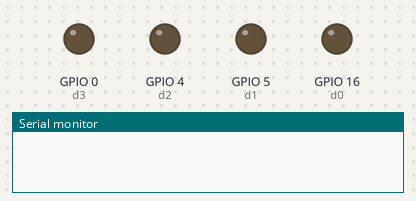
The sketch below on a simulated ESP8266 (NodeMCU). Shown: output pins drawn as LEDs (lit = HIGH), the last lines printed to the serial monitor. A WiFi scan finds three made-up networks.

Above: at 0.0 s.
At 20.3 s:
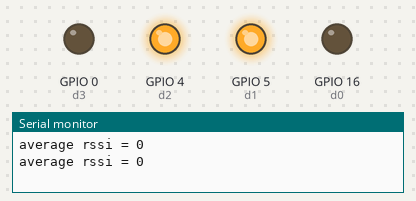
At 35.6 s:
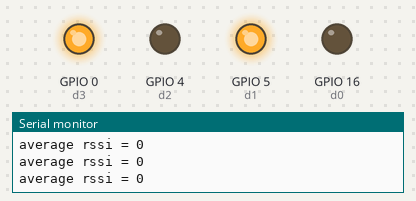
At 40.6 s:
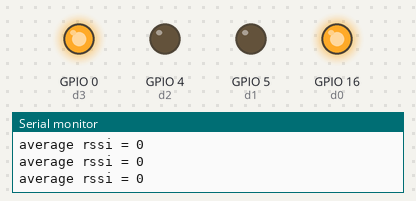
At 41.4 s:
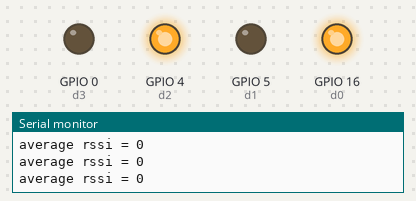
Timing chart, 0 to 47.8 s (numbered marks = the images above):
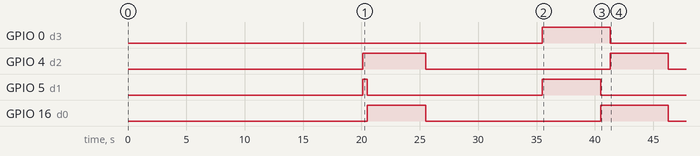

The sketch:

sketch_sep21b.ino
```cpp
//complted program
#include "ESP8266WiFi.h"
int d0 = 16;
int d1 = 5;
int d2 = 4;
int d3 = 0;
int prevrssi = 0;
int rssi = 0;
int i;
int fdelay(5000);
int tdelay(400);
void Forward()
{
  digitalWrite(d0, HIGH); //left motor
  digitalWrite(d1, LOW);
  digitalWrite(d2, HIGH); //right motor
  digitalWrite(d3, LOW);
}
void Reverse()
{
  digitalWrite(d0, LOW);
  digitalWrite(d1, HIGH);
  digitalWrite(d2, LOW);
  digitalWrite(d3, HIGH);
}
void Left()
{
  digitalWrite(d0, LOW);
  digitalWrite(d1, HIGH);
  digitalWrite(d2, HIGH);
  digitalWrite(d3, LOW);
}
void Right()
{
  digitalWrite(d0, HIGH);
  digitalWrite(d1, LOW);
  digitalWrite(d2, LOW);
  digitalWrite(d3, HIGH);
}
void Stop()
{
  digitalWrite(d0, LOW);
  digitalWrite(d1, LOW);
  digitalWrite(d2, LOW);
  digitalWrite(d3, LOW);
}
void updaterssi()
{
  prevrssi = rssi;
  rssi=0;
  for (int j = 1; j <= 5; j++)
 {
    int n = WiFi.scanNetworks();
    for (int i = 0; i < n; ++i)
    {
      if (WiFi.SSID(i) == "wififollower")
      {
        int y = WiFi.RSSI(i);
        rssi+=y;
      }
    }
 }
  rssi=rssi/5;
  Serial.print("average rssi = ");
  Serial.println(rssi);

}
void setup()
{
  pinMode(d0, OUTPUT);
  pinMode(d1, OUTPUT);
  pinMode(d2, OUTPUT);
  pinMode(d3, OUTPUT);
  Serial.begin(115200);
  WiFi.mode(WIFI_STA);
  WiFi.disconnect();
  delay(100);
  updaterssi();
}
void loop()
{
  updaterssi();
  if((rssi>=(-45)) && (rssi<=(-40)))
  {
    Stop();
  }
  else if(prevrssi<rssi)
  {
    Forward();
  delay(fdelay);
  }
  else
  {
      Left();
      delay(tdelay);
      Forward();
      delay(fdelay);
      Stop();
      updaterssi();
      if (prevrssi<rssi)
      {
        Forward();
        delay(fdelay);
        loop();
      }
      else
      {
        Reverse();
        delay(fdelay);
        Right();
        delay(tdelay);
      }
      Right();
      delay(tdelay);
      Forward();
      delay(fdelay);
      Stop();
      updaterssi();
      if (prevrssi<rssi)
      {
        Forward();
        delay(fdelay);
        loop();
      }
      else
      {
        Reverse();
        delay(fdelay);
        Left();
        delay(tdelay);
      }
      Reverse();
      delay(fdelay);
      Stop();
      updaterssi();
      if (prevrssi<rssi)
      {
        Reverse();
        delay(fdelay);
      }
      else
        Stop();
  }
}
```

Measured:
- by itself, GPIO 0 (d3): LOW → HIGH at 35.5 s, → LOW 5.8 s later
- by itself, GPIO 4 (d2): alternates HIGH for 5.2 s and LOW for 15.8 s
- by itself, GPIO 5 (d1): LOW → HIGH at 20.1 s, → LOW 0.40 s later, → HIGH 15.0 s later, → LOW 5.0 s later
- by itself, GPIO 16 (d0): LOW → HIGH at 20.5 s, → LOW 5.0 s later, → HIGH 15.0 s later, → LOW 5.8 s later
